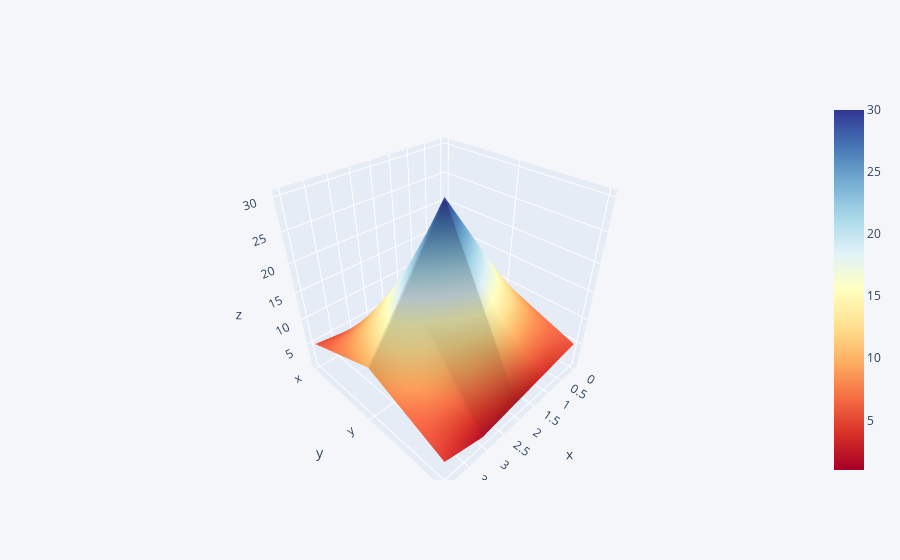

This figure's notebook cell:
### Code cell
df3.iplot(kind='surface',colorscale='rdylbu')

### Figure 1 — Plotly figure (JSON) as saved in the notebook; plotly's stock layout.template omitted (floating-point values rounded to 4 significant figures)
{"data": [{"colorscale": [[0, "rgb(165,0,38)"], [0.1, "rgb(215,48,39)"], [0.2, "rgb(244,109,67)"], [0.3, "rgb(253,174,97)"], [0.4, "rgb(254,224,144)"], [0.5, "rgb(255,255,191)"], [0.6, "rgb(224,243,248)"], [0.7, "rgb(171,217,233)"], [0.8, "rgb(116,173,209)"], [0.9, "rgb(69,117,180)"], [1, "rgb(49,54,149)"]], "type": "surface", "x": [0, 1, 2, 3, 4], "y": ["x", "y", "z"], "z": [[1, 2, 3, 4, 5], [10, 20, 30, 20, 10], [5, 4, 3, 2, 4]]}], "layout": {"legend": {"bgcolor": "#F5F6F9", "font": {"color": "#4D5663"}}, "paper_bgcolor": "#F5F6F9", "plot_bgcolor": "#F5F6F9", "title": {"font": {"color": "#4D5663"}}, "xaxis": {"gridcolor": "#E1E5ED", "showgrid": true, "tickfont": {"color": "#4D5663"}, "title": {"font": {"color": "#4D5663"}, "text": ""}, "zerolinecolor": "#E1E5ED"}, "yaxis": {"gridcolor": "#E1E5ED", "showgrid": true, "tickfont": {"color": "#4D5663"}, "title": {"font": {"color": "#4D5663"}, "text": ""}, "zerolinecolor": "#E1E5ED"}}}
